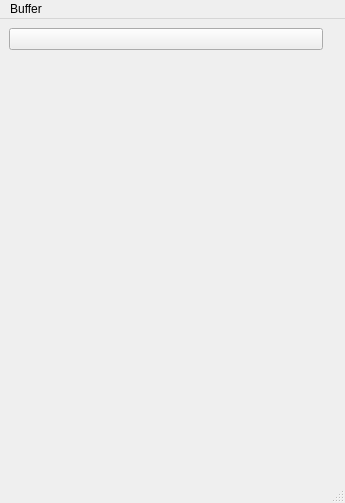
<?xml version="1.0" encoding="UTF-8"?>
<ui version="4.0">
 <class>MainWindow</class>
 <widget class="QMainWindow" name="MainWindow">
  <property name="geometry">
   <rect>
    <x>0</x>
    <y>0</y>
    <width>345</width>
    <height>503</height>
   </rect>
  </property>
  <property name="windowTitle">
   <string>MainWindow</string>
  </property>
  <widget class="QWidget" name="centralwidget">
   <property name="enabled">
    <bool>true</bool>
   </property>
   <layout class="QGridLayout" name="gridLayout">
    <item row="0" column="0">
     <layout class="QGridLayout" name="ItemsList">
      <item row="0" column="0">
       <widget class="QPushButton" name="pushButton_2">
        <property name="text">
         <string/>
        </property>
       </widget>
      </item>
      <item row="1" column="0">
       <spacer name="horizontalSpacer">
        <property name="orientation">
         <enum>Qt::Horizontal</enum>
        </property>
        <property name="sizeHint" stdset="0">
         <size>
          <width>40</width>
          <height>20</height>
         </size>
        </property>
       </spacer>
      </item>
      <item row="1" column="1">
       <widget class="QLabel" name="label">
        <property name="text">
         <string/>
        </property>
       </widget>
      </item>
     </layout>
    </item>
   </layout>
  </widget>
  <widget class="QMenuBar" name="menubar">
   <property name="geometry">
    <rect>
     <x>0</x>
     <y>0</y>
     <width>345</width>
     <height>37</height>
    </rect>
   </property>
   <widget class="QMenu" name="menuBuffer">
    <property name="title">
     <string>Buffer</string>
    </property>
   </widget>
   <addaction name="menuBuffer"/>
  </widget>
  <widget class="QStatusBar" name="statusbar"/>
 </widget>
 <resources/>
 <connections/>
</ui>
